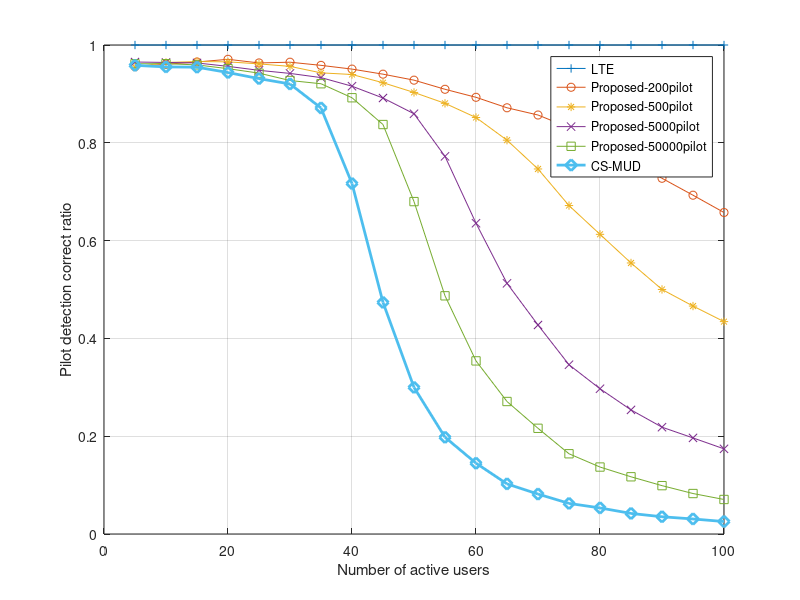
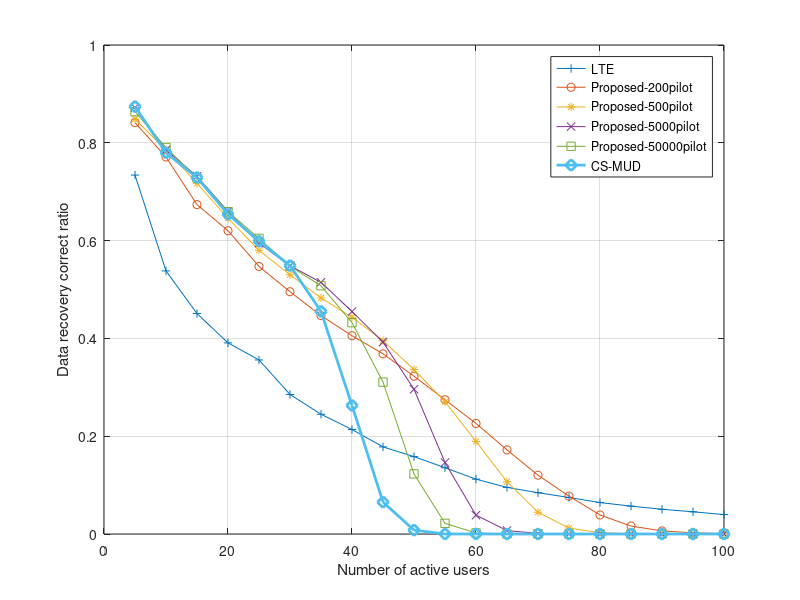

These charts were generated, in order, by the following MATLAB code:
load('figure_diff_acc_1000000user_l72.mat')
x= 5:5:100;
y=2:21;

figure(1)
plot(x,drawPointMtx1(2,y),'-+',...
    x,drawPointMtx1(3,y),'-o',...
    x,drawPointMtx1(4,y),'-*',...
    x,drawPointMtx1(6,y),'-x',...
    x,drawPointMtx1(8,y),'-s',...
    x,drawPointMtx1(9,y),'-d',...
   'LineWidth',2,'MarkerSize',8);
legend('LTE','Proposed-200pilot','Proposed-500pilot','Proposed-5000pilot','Proposed-50000pilot','CS-MUD');
xlabel('Number of active users')
ylabel('Pilot detection correct ratio')
grid on

figure(2)
plot(x,drawPointMtx3(2,y),'-+',...
    x,drawPointMtx3(3,y),'-o',...
    x,drawPointMtx3(4,y),'-*',...
    x,drawPointMtx3(6,y),'-x',...
    x,drawPointMtx3(8,y),'-s',...
    x,drawPointMtx3(9,y),'-d',...
   'LineWidth',2,'MarkerSize',8);
legend('LTE','Proposed-200pilot','Proposed-500pilot','Proposed-5000pilot','Proposed-50000pilot','CS-MUD');
xlabel('Number of active users')
ylabel('Data recovery correct ratio')
grid on

